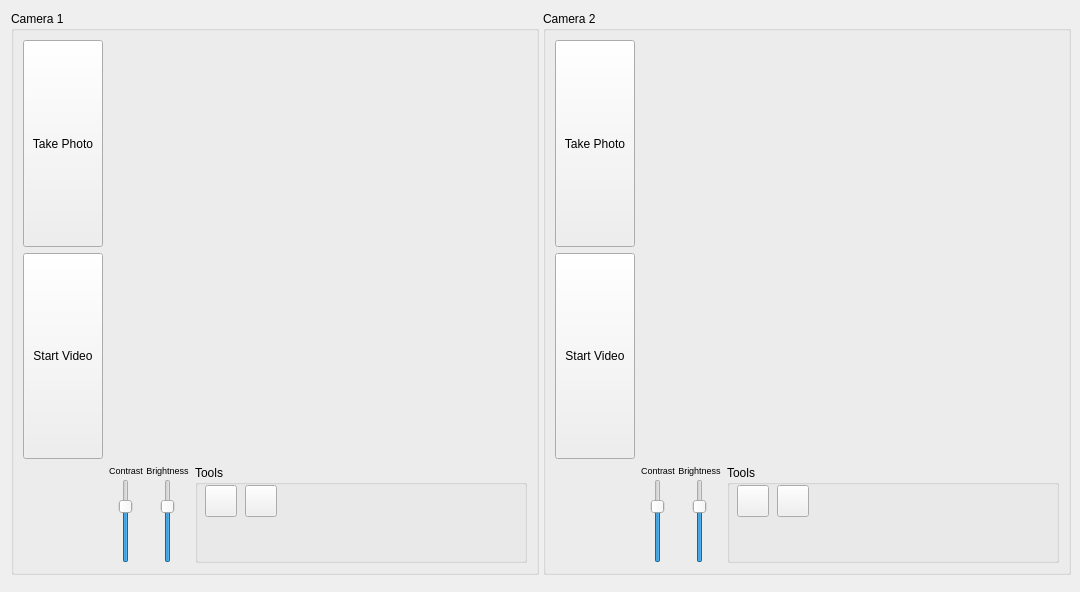
<?xml version="1.0" encoding="UTF-8"?>
<ui version="4.0">
 <class>Camera</class>
 <widget class="QWidget" name="Camera">
  <property name="geometry">
   <rect>
    <x>0</x>
    <y>0</y>
    <width>1080</width>
    <height>592</height>
   </rect>
  </property>
  <property name="minimumSize">
   <size>
    <width>1056</width>
    <height>566</height>
   </size>
  </property>
  <property name="maximumSize">
   <size>
    <width>1080</width>
    <height>592</height>
   </size>
  </property>
  <property name="windowTitle">
   <string>Camera</string>
  </property>
  <property name="windowIcon">
   <iconset resource="icons/icons.qrc">
    <normaloff>:/camera.png</normaloff>:/camera.png</iconset>
  </property>
  <layout class="QGridLayout" name="gridLayout_5">
   <item row="0" column="0">
    <widget class="QGroupBox" name="groupBox">
     <property name="minimumSize">
      <size>
       <width>528</width>
       <height>558</height>
      </size>
     </property>
     <property name="title">
      <string>Camera 1</string>
     </property>
     <layout class="QGridLayout" name="gridLayout_2">
      <item row="0" column="0">
       <layout class="QGridLayout" name="gridLayout" rowstretch="1,0" columnstretch="0,1">
        <item row="0" column="0">
         <layout class="QVBoxLayout" name="verticalLayout_5">
          <item>
           <widget class="QPushButton" name="shootButton1">
            <property name="sizePolicy">
             <sizepolicy hsizetype="Expanding" vsizetype="Expanding">
              <horstretch>0</horstretch>
              <verstretch>0</verstretch>
             </sizepolicy>
            </property>
            <property name="text">
             <string>Take Photo</string>
            </property>
            <property name="autoDefault">
             <bool>false</bool>
            </property>
            <property name="default">
             <bool>false</bool>
            </property>
            <property name="flat">
             <bool>false</bool>
            </property>
           </widget>
          </item>
          <item>
           <widget class="QPushButton" name="videoButton1">
            <property name="sizePolicy">
             <sizepolicy hsizetype="Expanding" vsizetype="Expanding">
              <horstretch>0</horstretch>
              <verstretch>0</verstretch>
             </sizepolicy>
            </property>
            <property name="minimumSize">
             <size>
              <width>0</width>
              <height>0</height>
             </size>
            </property>
            <property name="text">
             <string>Start Video</string>
            </property>
           </widget>
          </item>
         </layout>
        </item>
        <item row="1" column="1">
         <layout class="QHBoxLayout" name="horizontalLayout_7" stretch="0,1">
          <item>
           <layout class="QHBoxLayout" name="horizontalLayout_36" stretch="0,0">
            <property name="spacing">
             <number>3</number>
            </property>
            <item>
             <layout class="QVBoxLayout" name="verticalLayout_63" stretch="0,1">
              <item>
               <widget class="QLabel" name="label_64">
                <property name="sizePolicy">
                 <sizepolicy hsizetype="Expanding" vsizetype="Expanding">
                  <horstretch>0</horstretch>
                  <verstretch>0</verstretch>
                 </sizepolicy>
                </property>
                <property name="maximumSize">
                 <size>
                  <width>16777215</width>
                  <height>20</height>
                 </size>
                </property>
                <property name="font">
                 <font>
                  <pointsize>7</pointsize>
                 </font>
                </property>
                <property name="text">
                 <string>Contrast</string>
                </property>
                <property name="alignment">
                 <set>Qt::AlignCenter</set>
                </property>
               </widget>
              </item>
              <item alignment="Qt::AlignHCenter">
               <widget class="QSlider" name="contrastSlider">
                <property name="sizePolicy">
                 <sizepolicy hsizetype="Expanding" vsizetype="Expanding">
                  <horstretch>0</horstretch>
                  <verstretch>0</verstretch>
                 </sizepolicy>
                </property>
                <property name="singleStep">
                 <number>1</number>
                </property>
                <property name="pageStep">
                 <number>10</number>
                </property>
                <property name="value">
                 <number>70</number>
                </property>
                <property name="orientation">
                 <enum>Qt::Vertical</enum>
                </property>
               </widget>
              </item>
             </layout>
            </item>
            <item>
             <layout class="QVBoxLayout" name="verticalLayout_64" stretch="0,1">
              <item>
               <widget class="QLabel" name="label_65">
                <property name="sizePolicy">
                 <sizepolicy hsizetype="Expanding" vsizetype="Expanding">
                  <horstretch>0</horstretch>
                  <verstretch>0</verstretch>
                 </sizepolicy>
                </property>
                <property name="maximumSize">
                 <size>
                  <width>16777215</width>
                  <height>20</height>
                 </size>
                </property>
                <property name="font">
                 <font>
                  <pointsize>7</pointsize>
                 </font>
                </property>
                <property name="text">
                 <string>Brightness</string>
                </property>
                <property name="alignment">
                 <set>Qt::AlignCenter</set>
                </property>
               </widget>
              </item>
              <item alignment="Qt::AlignHCenter">
               <widget class="QSlider" name="brightnessSlider">
                <property name="sizePolicy">
                 <sizepolicy hsizetype="Expanding" vsizetype="Expanding">
                  <horstretch>0</horstretch>
                  <verstretch>0</verstretch>
                 </sizepolicy>
                </property>
                <property name="value">
                 <number>70</number>
                </property>
                <property name="orientation">
                 <enum>Qt::Vertical</enum>
                </property>
               </widget>
              </item>
             </layout>
            </item>
           </layout>
          </item>
          <item>
           <widget class="QGroupBox" name="viewToolsGroup">
            <property name="sizePolicy">
             <sizepolicy hsizetype="Expanding" vsizetype="Expanding">
              <horstretch>0</horstretch>
              <verstretch>0</verstretch>
             </sizepolicy>
            </property>
            <property name="title">
             <string>Tools</string>
            </property>
            <widget class="QToolButton" name="magToolButton">
             <property name="geometry">
              <rect>
               <x>50</x>
               <y>20</y>
               <width>32</width>
               <height>32</height>
              </rect>
             </property>
             <property name="sizePolicy">
              <sizepolicy hsizetype="Expanding" vsizetype="Expanding">
               <horstretch>0</horstretch>
               <verstretch>0</verstretch>
              </sizepolicy>
             </property>
             <property name="minimumSize">
              <size>
               <width>32</width>
               <height>32</height>
              </size>
             </property>
             <property name="maximumSize">
              <size>
               <width>32</width>
               <height>32</height>
              </size>
             </property>
             <property name="toolTip">
              <string>magnify</string>
             </property>
             <property name="styleSheet">
              <string notr="true">background-image: url(:/icons/actions/system-search.png);
background-position: center;
background-repeat: no-repeat;</string>
             </property>
             <property name="text">
              <string/>
             </property>
             <property name="icon">
              <iconset resource="icons/icons.qrc">
               <normaloff>:/zoom.png</normaloff>:/zoom.png</iconset>
             </property>
             <property name="iconSize">
              <size>
               <width>32</width>
               <height>32</height>
              </size>
             </property>
             <property name="checkable">
              <bool>true</bool>
             </property>
             <property name="autoExclusive">
              <bool>true</bool>
             </property>
            </widget>
            <widget class="QToolButton" name="ROItoolButton">
             <property name="geometry">
              <rect>
               <x>10</x>
               <y>20</y>
               <width>32</width>
               <height>32</height>
              </rect>
             </property>
             <property name="sizePolicy">
              <sizepolicy hsizetype="Expanding" vsizetype="Expanding">
               <horstretch>0</horstretch>
               <verstretch>0</verstretch>
              </sizepolicy>
             </property>
             <property name="minimumSize">
              <size>
               <width>32</width>
               <height>32</height>
              </size>
             </property>
             <property name="maximumSize">
              <size>
               <width>32</width>
               <height>32</height>
              </size>
             </property>
             <property name="font">
              <font>
               <pointsize>18</pointsize>
              </font>
             </property>
             <property name="toolTip">
              <string>crosshair</string>
             </property>
             <property name="layoutDirection">
              <enum>Qt::LeftToRight</enum>
             </property>
             <property name="text">
              <string/>
             </property>
             <property name="icon">
              <iconset resource="icons/icons.qrc">
               <normaloff>:/crosshair.png</normaloff>:/crosshair.png</iconset>
             </property>
             <property name="iconSize">
              <size>
               <width>25</width>
               <height>25</height>
              </size>
             </property>
             <property name="checkable">
              <bool>true</bool>
             </property>
             <property name="autoExclusive">
              <bool>true</bool>
             </property>
             <property name="toolButtonStyle">
              <enum>Qt::ToolButtonIconOnly</enum>
             </property>
            </widget>
           </widget>
          </item>
         </layout>
        </item>
        <item row="0" column="1">
         <layout class="QGridLayout" name="imageDisplayLayout1">
          <property name="spacing">
           <number>0</number>
          </property>
         </layout>
        </item>
       </layout>
      </item>
     </layout>
    </widget>
   </item>
   <item row="0" column="1">
    <widget class="QGroupBox" name="groupBox_2">
     <property name="minimumSize">
      <size>
       <width>528</width>
       <height>558</height>
      </size>
     </property>
     <property name="title">
      <string>Camera 2</string>
     </property>
     <layout class="QGridLayout" name="gridLayout_3">
      <item row="0" column="0">
       <layout class="QGridLayout" name="gridLayout_4" rowstretch="1,0" columnstretch="0,1">
        <item row="0" column="0">
         <layout class="QVBoxLayout" name="verticalLayout_6">
          <item>
           <widget class="QPushButton" name="shootButton2">
            <property name="sizePolicy">
             <sizepolicy hsizetype="Expanding" vsizetype="Expanding">
              <horstretch>0</horstretch>
              <verstretch>0</verstretch>
             </sizepolicy>
            </property>
            <property name="text">
             <string>Take Photo</string>
            </property>
            <property name="autoDefault">
             <bool>false</bool>
            </property>
            <property name="default">
             <bool>false</bool>
            </property>
            <property name="flat">
             <bool>false</bool>
            </property>
           </widget>
          </item>
          <item>
           <widget class="QPushButton" name="videoButton2">
            <property name="sizePolicy">
             <sizepolicy hsizetype="Expanding" vsizetype="Expanding">
              <horstretch>0</horstretch>
              <verstretch>0</verstretch>
             </sizepolicy>
            </property>
            <property name="minimumSize">
             <size>
              <width>0</width>
              <height>0</height>
             </size>
            </property>
            <property name="text">
             <string>Start Video</string>
            </property>
           </widget>
          </item>
         </layout>
        </item>
        <item row="1" column="1">
         <layout class="QHBoxLayout" name="horizontalLayout_8" stretch="0,1">
          <item>
           <layout class="QHBoxLayout" name="horizontalLayout_37" stretch="0,0">
            <property name="spacing">
             <number>3</number>
            </property>
            <item>
             <layout class="QVBoxLayout" name="verticalLayout_65" stretch="0,1">
              <item>
               <widget class="QLabel" name="label_66">
                <property name="sizePolicy">
                 <sizepolicy hsizetype="Expanding" vsizetype="Expanding">
                  <horstretch>0</horstretch>
                  <verstretch>0</verstretch>
                 </sizepolicy>
                </property>
                <property name="maximumSize">
                 <size>
                  <width>16777215</width>
                  <height>20</height>
                 </size>
                </property>
                <property name="font">
                 <font>
                  <pointsize>7</pointsize>
                 </font>
                </property>
                <property name="text">
                 <string>Contrast</string>
                </property>
                <property name="alignment">
                 <set>Qt::AlignCenter</set>
                </property>
               </widget>
              </item>
              <item alignment="Qt::AlignHCenter">
               <widget class="QSlider" name="contrastSlider_2">
                <property name="sizePolicy">
                 <sizepolicy hsizetype="Expanding" vsizetype="Expanding">
                  <horstretch>0</horstretch>
                  <verstretch>0</verstretch>
                 </sizepolicy>
                </property>
                <property name="singleStep">
                 <number>1</number>
                </property>
                <property name="pageStep">
                 <number>10</number>
                </property>
                <property name="value">
                 <number>70</number>
                </property>
                <property name="orientation">
                 <enum>Qt::Vertical</enum>
                </property>
               </widget>
              </item>
             </layout>
            </item>
            <item>
             <layout class="QVBoxLayout" name="verticalLayout_66" stretch="0,1">
              <item>
               <widget class="QLabel" name="label_67">
                <property name="sizePolicy">
                 <sizepolicy hsizetype="Expanding" vsizetype="Expanding">
                  <horstretch>0</horstretch>
                  <verstretch>0</verstretch>
                 </sizepolicy>
                </property>
                <property name="maximumSize">
                 <size>
                  <width>16777215</width>
                  <height>20</height>
                 </size>
                </property>
                <property name="font">
                 <font>
                  <pointsize>7</pointsize>
                 </font>
                </property>
                <property name="text">
                 <string>Brightness</string>
                </property>
                <property name="alignment">
                 <set>Qt::AlignCenter</set>
                </property>
               </widget>
              </item>
              <item alignment="Qt::AlignHCenter">
               <widget class="QSlider" name="brightnessSlider_2">
                <property name="sizePolicy">
                 <sizepolicy hsizetype="Expanding" vsizetype="Expanding">
                  <horstretch>0</horstretch>
                  <verstretch>0</verstretch>
                 </sizepolicy>
                </property>
                <property name="value">
                 <number>70</number>
                </property>
                <property name="orientation">
                 <enum>Qt::Vertical</enum>
                </property>
               </widget>
              </item>
             </layout>
            </item>
           </layout>
          </item>
          <item>
           <widget class="QGroupBox" name="viewToolsGroup_2">
            <property name="sizePolicy">
             <sizepolicy hsizetype="Expanding" vsizetype="Expanding">
              <horstretch>0</horstretch>
              <verstretch>0</verstretch>
             </sizepolicy>
            </property>
            <property name="title">
             <string>Tools</string>
            </property>
            <widget class="QToolButton" name="magToolButton_2">
             <property name="geometry">
              <rect>
               <x>50</x>
               <y>20</y>
               <width>32</width>
               <height>32</height>
              </rect>
             </property>
             <property name="sizePolicy">
              <sizepolicy hsizetype="Expanding" vsizetype="Expanding">
               <horstretch>0</horstretch>
               <verstretch>0</verstretch>
              </sizepolicy>
             </property>
             <property name="minimumSize">
              <size>
               <width>32</width>
               <height>32</height>
              </size>
             </property>
             <property name="maximumSize">
              <size>
               <width>32</width>
               <height>32</height>
              </size>
             </property>
             <property name="toolTip">
              <string>magnify</string>
             </property>
             <property name="styleSheet">
              <string notr="true">background-image: url(:/icons/actions/system-search.png);
background-position: center;
background-repeat: no-repeat;</string>
             </property>
             <property name="text">
              <string/>
             </property>
             <property name="icon">
              <iconset resource="icons/icons.qrc">
               <normaloff>:/zoom.png</normaloff>:/zoom.png</iconset>
             </property>
             <property name="iconSize">
              <size>
               <width>32</width>
               <height>32</height>
              </size>
             </property>
             <property name="checkable">
              <bool>true</bool>
             </property>
             <property name="autoExclusive">
              <bool>true</bool>
             </property>
            </widget>
            <widget class="QToolButton" name="ROItoolButton_2">
             <property name="geometry">
              <rect>
               <x>10</x>
               <y>20</y>
               <width>32</width>
               <height>32</height>
              </rect>
             </property>
             <property name="sizePolicy">
              <sizepolicy hsizetype="Expanding" vsizetype="Expanding">
               <horstretch>0</horstretch>
               <verstretch>0</verstretch>
              </sizepolicy>
             </property>
             <property name="minimumSize">
              <size>
               <width>32</width>
               <height>32</height>
              </size>
             </property>
             <property name="maximumSize">
              <size>
               <width>32</width>
               <height>32</height>
              </size>
             </property>
             <property name="font">
              <font>
               <pointsize>18</pointsize>
              </font>
             </property>
             <property name="toolTip">
              <string>crosshair</string>
             </property>
             <property name="layoutDirection">
              <enum>Qt::LeftToRight</enum>
             </property>
             <property name="text">
              <string/>
             </property>
             <property name="icon">
              <iconset resource="icons/icons.qrc">
               <normaloff>:/crosshair.png</normaloff>:/crosshair.png</iconset>
             </property>
             <property name="iconSize">
              <size>
               <width>25</width>
               <height>25</height>
              </size>
             </property>
             <property name="checkable">
              <bool>true</bool>
             </property>
             <property name="autoExclusive">
              <bool>true</bool>
             </property>
             <property name="toolButtonStyle">
              <enum>Qt::ToolButtonIconOnly</enum>
             </property>
            </widget>
           </widget>
          </item>
         </layout>
        </item>
        <item row="0" column="1">
         <layout class="QGridLayout" name="imageDisplayLayout2">
          <property name="spacing">
           <number>0</number>
          </property>
         </layout>
        </item>
       </layout>
      </item>
     </layout>
    </widget>
   </item>
   <item row="1" column="0" colspan="2">
    <widget class="QFrame" name="frame">
     <property name="frameShape">
      <enum>QFrame::StyledPanel</enum>
     </property>
     <property name="frameShadow">
      <enum>QFrame::Raised</enum>
     </property>
    </widget>
   </item>
  </layout>
 </widget>
 <resources>
  <include location="icons/icons.qrc"/>
 </resources>
 <connections/>
</ui>
